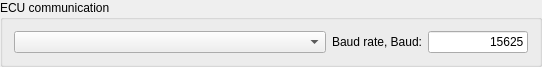
<?xml version="1.0" encoding="UTF-8"?>
<ui version="4.0">
 <class>commDeviceManager</class>
 <widget class="QGroupBox" name="commDeviceManager">
  <property name="geometry">
   <rect>
    <x>0</x>
    <y>0</y>
    <width>542</width>
    <height>61</height>
   </rect>
  </property>
  <property name="sizePolicy">
   <sizepolicy hsizetype="Expanding" vsizetype="Minimum">
    <horstretch>0</horstretch>
    <verstretch>0</verstretch>
   </sizepolicy>
  </property>
  <property name="windowTitle">
   <string>GroupBox</string>
  </property>
  <property name="title">
   <string>ECU communication</string>
  </property>
  <layout class="QHBoxLayout" name="horizontalLayout">
   <item>
    <widget class="QComboBox" name="availCommDev">
     <property name="sizePolicy">
      <sizepolicy hsizetype="Expanding" vsizetype="Minimum">
       <horstretch>100</horstretch>
       <verstretch>0</verstretch>
      </sizepolicy>
     </property>
    </widget>
   </item>
   <item>
    <widget class="QLabel" name="bd">
     <property name="sizePolicy">
      <sizepolicy hsizetype="Expanding" vsizetype="Minimum">
       <horstretch>0</horstretch>
       <verstretch>0</verstretch>
      </sizepolicy>
     </property>
     <property name="text">
      <string>Baud rate, Baud:</string>
     </property>
    </widget>
   </item>
   <item>
    <widget class="QLineEdit" name="el_baudRate">
     <property name="sizePolicy">
      <sizepolicy hsizetype="Expanding" vsizetype="Minimum">
       <horstretch>0</horstretch>
       <verstretch>0</verstretch>
      </sizepolicy>
     </property>
     <property name="minimumSize">
      <size>
       <width>100</width>
       <height>20</height>
      </size>
     </property>
     <property name="maximumSize">
      <size>
       <width>100</width>
       <height>16777215</height>
      </size>
     </property>
     <property name="baseSize">
      <size>
       <width>20</width>
       <height>0</height>
      </size>
     </property>
     <property name="text">
      <string>15625</string>
     </property>
     <property name="maxLength">
      <number>8</number>
     </property>
     <property name="alignment">
      <set>Qt::AlignRight|Qt::AlignTrailing|Qt::AlignVCenter</set>
     </property>
     <property name="clearButtonEnabled">
      <bool>false</bool>
     </property>
    </widget>
   </item>
  </layout>
 </widget>
 <resources/>
 <connections/>
</ui>
